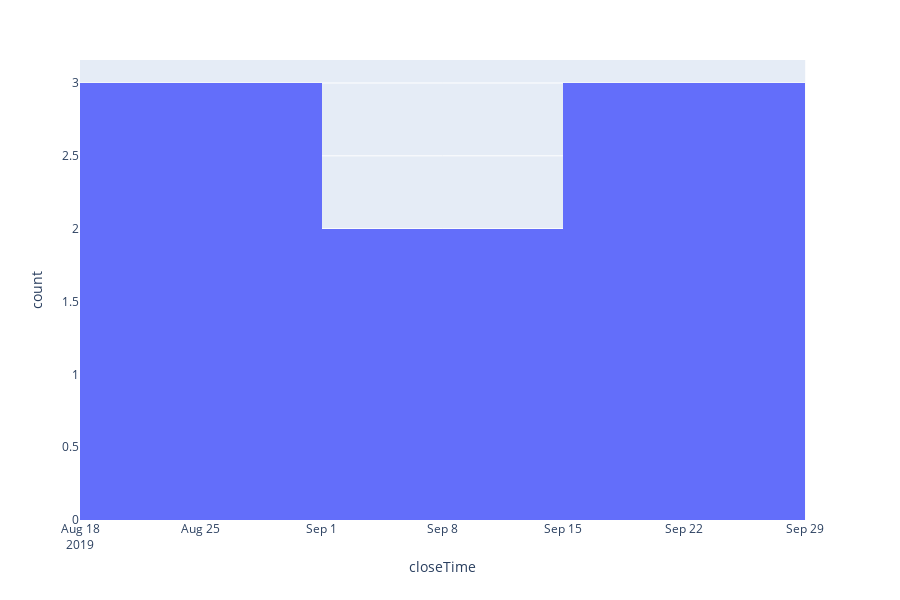

Here is the notebook cell this chart was saved with:
### Code cell
f_bf_overconfidence("archivo_tradeview_2.xlsx").get("Grafica")

### Figure 1 — Plotly figure (JSON) as saved in the notebook; plotly's stock layout.template omitted (floating-point values rounded to 4 significant figures)
{"data": [{"alignmentgroup": "True", "bingroup": "x", "hoverlabel": {"namelength": 0}, "hovertemplate": "closeTime=%{x}<br>count=%{y}", "legendgroup": "", "marker": {"color": "#636efa"}, "name": "", "offsetgroup": "", "orientation": "v", "showlegend": false, "type": "histogram", "x": ["2019-08-29T06:38:28", "2019-08-27T09:16:01", "2019-08-30T02:53:33", "2019-09-11T01:52:25", "2019-09-11T01:54:40", "2019-09-25T15:24:28", "2019-09-24T01:10:35", "2019-09-24T01:10:35"], "xaxis": "x", "yaxis": "y"}], "layout": {"barmode": "relative", "height": 600, "legend": {"tracegroupgap": 0}, "margin": {"t": 60}, "xaxis": {"anchor": "y", "domain": [0, 0.98], "title": {"text": "closeTime"}}, "yaxis": {"anchor": "x", "domain": [0, 1], "title": {"text": "count"}}}}
